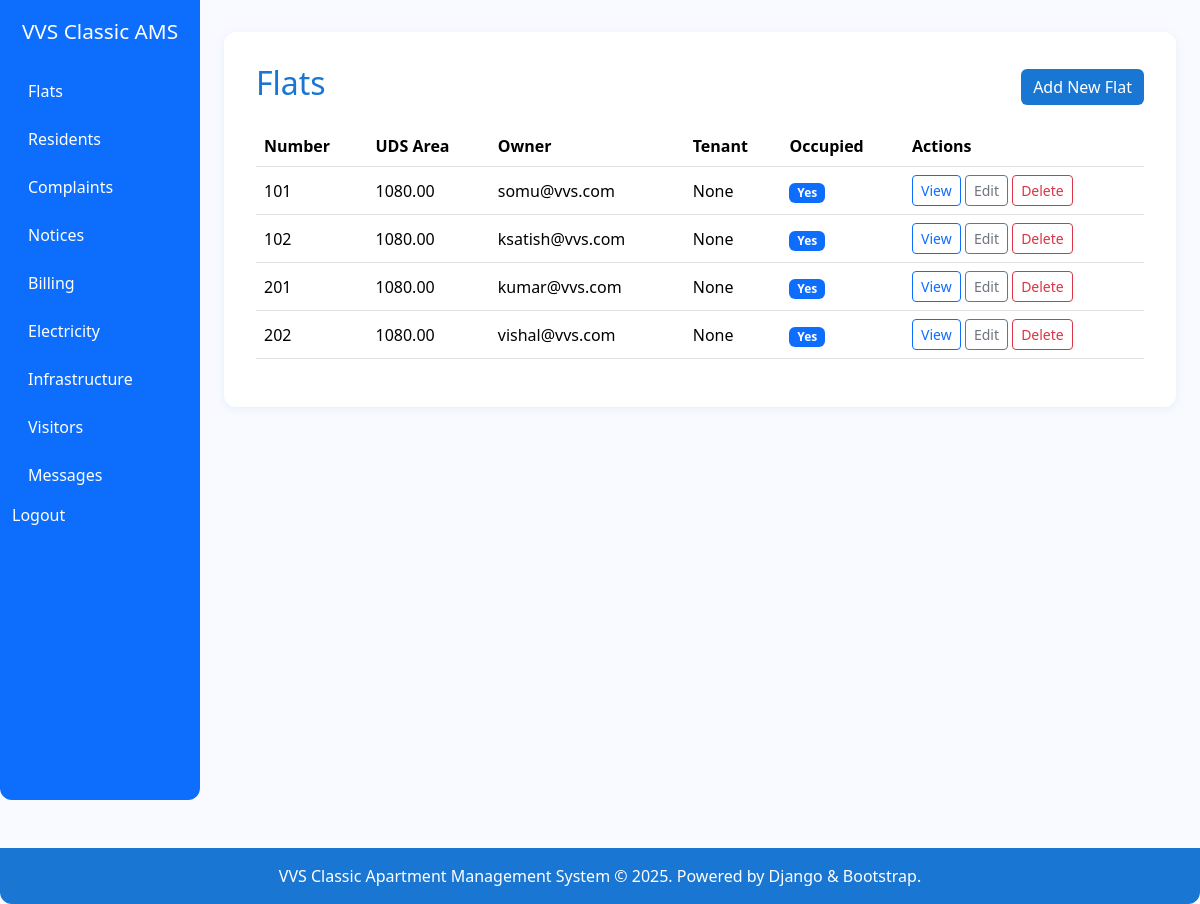
The page /flats/ (signed in) on the database its author committed.
### flats/models.py (models this page shows, shortened)
class Flat(models.Model):
    number = models.CharField(max_length=10, unique=True)
    uds_area = models.DecimalField(max_digits=8, decimal_places=2)
    ownership_type = models.CharField(max_length=20, choices=[('owner', 'Owner'), ('tenant', 'Tenant')])
    owner = models.ForeignKey(get_user_model(), on_delete=models.CASCADE, related_name='owned_flats')
    tenant = models.ForeignKey(get_user_model(), on_delete=models.SET_NULL, null=True, blank=True, related_name='rented_flats')
    is_occupied = models.BooleanField(default=True)
    occupancy_start = models.DateField(null=True, blank=True)
    occupancy_end = models.DateField(null=True, blank=True)
    created_at = models.DateTimeField(auto_now_add=True)
    updated_at = models.DateTimeField(auto_now=True)

### accounts/models.py (models this page shows)
class User(AbstractUser):
    pass

### flats/views.py (the view)
# urls.py: path('', views.flat_list, name='flat_list'),
@login_required
def flat_list(request):
    flats = Flat.objects.all()
    return render(request, 'flats/flat_list.html', {'flats': flats})

### templates/flats/flat_list.html
{% extends 'base.html' %}
{% block content %}
<div class="d-flex justify-content-between align-items-center mb-3">
    <h2>Flats</h2>
    <a href="{% url 'flats:flat_create' %}" class="btn btn-primary">Add New Flat</a>
</div>
<div class="table-responsive">
    <table class="table table-hover align-middle">
        <thead>
            <tr>
                <th>Number</th>
                <th>UDS Area</th>
                <th>Owner</th>
                <th>Tenant</th>
                <th>Occupied</th>
                <th>Actions</th>
            </tr>
        </thead>
        <tbody>
            {% for flat in flats %}
            <tr>
                <td>{{ flat.number }}</td>
                <td>{{ flat.uds_area }}</td>
                <td>{{ flat.owner }}</td>
                <td>{{ flat.tenant }}</td>
                <td>{% if flat.is_occupied %}<span class="badge bg-primary">Yes</span>{% else %}No{% endif %}</td>
                <td>
                    <a href="{% url 'flats:flat_detail' flat.pk %}" class="btn btn-sm btn-outline-primary">View</a>
                    <a href="{% url 'flats:flat_update' flat.pk %}" class="btn btn-sm btn-outline-secondary">Edit</a>
                    <a href="{% url 'flats:flat_delete' flat.pk %}" class="btn btn-sm btn-outline-danger">Delete</a>
                </td>
            </tr>
            {% endfor %}
        </tbody>
    </table>
</div>
{% endblock %}

### templates/base.html (style rules this page uses)
body { background: #f8faff; color: #1a237e; font-family: 'Segoe UI', 'Roboto', Arial, sans-serif; }
h2, h1 { color: #1976d2; }
.btn-primary { background: #1976d2; border: none; }
table th { background: #e3f2fd; color: #1976d2; }
table td { vertical-align: middle; }

### rows shown on the page
Flat: number "101", uds_area "1080.00", owner "somu@vvs.com", tenant "None", is_occupied "Yes"
Flat: number "102", uds_area "1080.00", owner "ksatish@vvs.com", tenant "None", is_occupied "Yes"
Flat: number "201", uds_area "1080.00", owner "kumar@vvs.com", tenant "None", is_occupied "Yes"
Flat: number "202", uds_area "1080.00", owner "vishal@vvs.com", tenant "None", is_occupied "Yes"

### other values the page prints
{{ now|default:2025 }} "2025"
